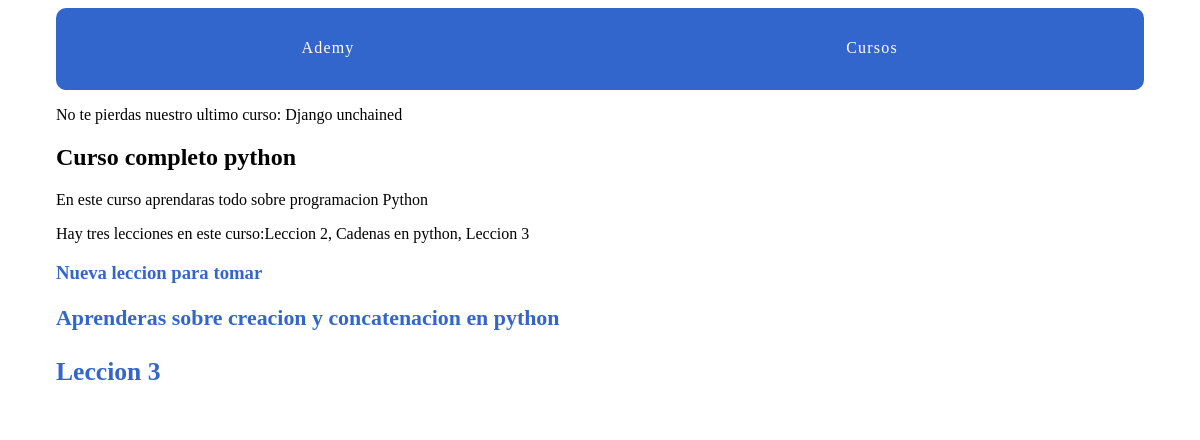
The page /courses/1/ on the database its author committed.
### courses/models.py (models this page shows)
class Course(models.Model):         #esta linea define una clase llamada Course que hereda de models.Model
    created_at = models.DateTimeField(auto_now_add=True)   #esta linea define un campo llamado created_at que es de tipo DateTimeField y que se llena automaticamente con el tiempo en el que se creo el registro
    title = models.CharField(max_length=255)    #esta linea define un campo llamado title que es de tipo CharField y que puede contener hasta 255 caracteres
    description = models.TextField()            #esta linea define un campo llamado description que es de tipo TextField y que puede contener texto sin limite de caracteres
    def __str__(self):      #esta linea define un metodo llamado __str__ que devuelve una cadena de texto que representa al objeto
        return self.title       #esta linea retorna el valor del campo title como una cadena de texto

class Lesson(models.Model):
    title = models.CharField(max_length=50)
    description = models.TextField()
    content = models.TextField(blank=True, default='')
    order = models.IntegerField(default=0)
    course = models.ForeignKey(Course, on_delete=models.CASCADE) #esta linea define un campo llamado Course que es de tipo ForeignKey y que hace referencia a la clase Course
    class Meta:     #para que sirve el class meta? es para definir metadatos de la clase y esta linea sirve para definir metadatos de la clase Lesson
        ordering = ['order',]        #esta linea define un atributo llamado ordering que especifica la forma en que se ordenan los objetos de la clase Lesson en la base de datos
    def __str__(self):
        return self.title

### courses/views.py (the view)
# urls.py: path('<int:pk>/', views.course_detail, name='detail'), #el nombre que toma es el que se tiene que poner en los HTML para hacer la referencia hacia esas paginas
def course_detail(request, pk):         #esta linea sirve para definir una funcion que se llama course_detail que recibe un objeto request y un objeto pk
    course = get_object_or_404(Course, pk=pk)  #esta linea sirve para obtener el curso con el id que se pasa a la funcion
    return render(request, 'courses/course_detail.html', {'course': course})        #esta linea sirve para renderizar la pagina course_detail.html y pasarle el curso como un objeto de tipo diccionario

### courses/templatetags/course_extras.py (called while the page is built)
@register.simple_tag
def last_course():
    return Course.objects.latest('created_at')

@register.filter('markdown_to_html')
def markdown2_to_html(markdown_text):
    html_body = markdown2.markdown(markdown_text)
    return mark_safe(html_body)

### courses/Templates/courses/course_detail.html (shortened to what this page needs)
{% extends "layout.html" %}
{% load humanize%}
{% load course_extras %}
{% block content %}
<article>
    <h2>{{ course.title}}</h2>
    {{ course.description }}
    <p>Hay {{ course.lesson_set.count|apnumber }} leccion{{ course.lesson_set.count| pluralize:"es"}} en este curso:{{ course.lesson_set.all|join:", " }}</p>
    <section>
        {% for lesson in course.lesson_set.all %}
        <h3>
            <a href="{% url 'courses:lesson_detail' course_pk=lesson.course.pk lesson_pk=lesson.pk%}""
            {{ lesson.title }}
        </h3>
        {{ lesson.description |markdown_to_html|safe }}
        {% endfor %}
    </section>
</article>
{% endblock %}

### ademy/Templates/layout.html (shortened to what this page needs)
{% load static %}
{% load course_extras %}
<!DOCTYPE html>
<html>
    <head>
        <link rel="stylesheet" href="{% static 'css/layout.css' %}">
    </head>
    <body>
        <div class="site-container">
            <nav>
                <a href="{% url 'home' %}">Ademy</a>
                <a href="{% url 'courses:course_list' %}">Cursos</a>
            </nav>
            <p>No te pierdas nuestro ultimo curso: {% last_course %}</p>
            {% block content%}{% endblock %}
        </div>
    </body>
</html>

### assets/css/layout.css (style rules this page uses)
html { box-sizing: border-box; }
*, *::after, *::before { box-sizing: inherit; }
.site-container { max-width: 68em; margin-left: auto; margin-right: auto; }
.site-container::after { clear: both; content: ""; display: table; }
.site-container nav { width: 100%; display: table; width: 100%; table-layout: fixed; border-bottom-left-radius: 10px; border-bottom-right-radius: 10px; border-top-left-radius: 10px; border-top-right-radius: 10px; border-bottom-left-radius: 10px; border-top-left-radius: 10px; border-bottom-right-radius: 10px; border-top-right-radius: 10px; background-color: #3366CC; margin-bottom: 1em; overflow: hidden; }
.site-container nav a { display: table-cell; width: 8.33333%; padding: 10px; border-bottom: 2px solid #3366CC; color: #FFFFFF; letter-spacing: 0.075em; line-height: 60px; text-align: center; text-decoration: none; }
article h2 a, article h3 a { color: #3366CC; text-decoration: none; }

### rows shown on the page
Course: title "Django unchained"
Course: title "Curso completo python", description "En este curso aprendaras todo sobre programacion Python", lesson_set.count|apnumber "tres", lesson_set.count|pluralize "es", lesson_set.all "Leccion 2, Cadenas en python, Leccion 3"
Lesson: description "Nueva leccion para tomar"
Lesson: description "Aprenderas sobre creacion y concatenacion en python"
Lesson: description "Leccion 3"
